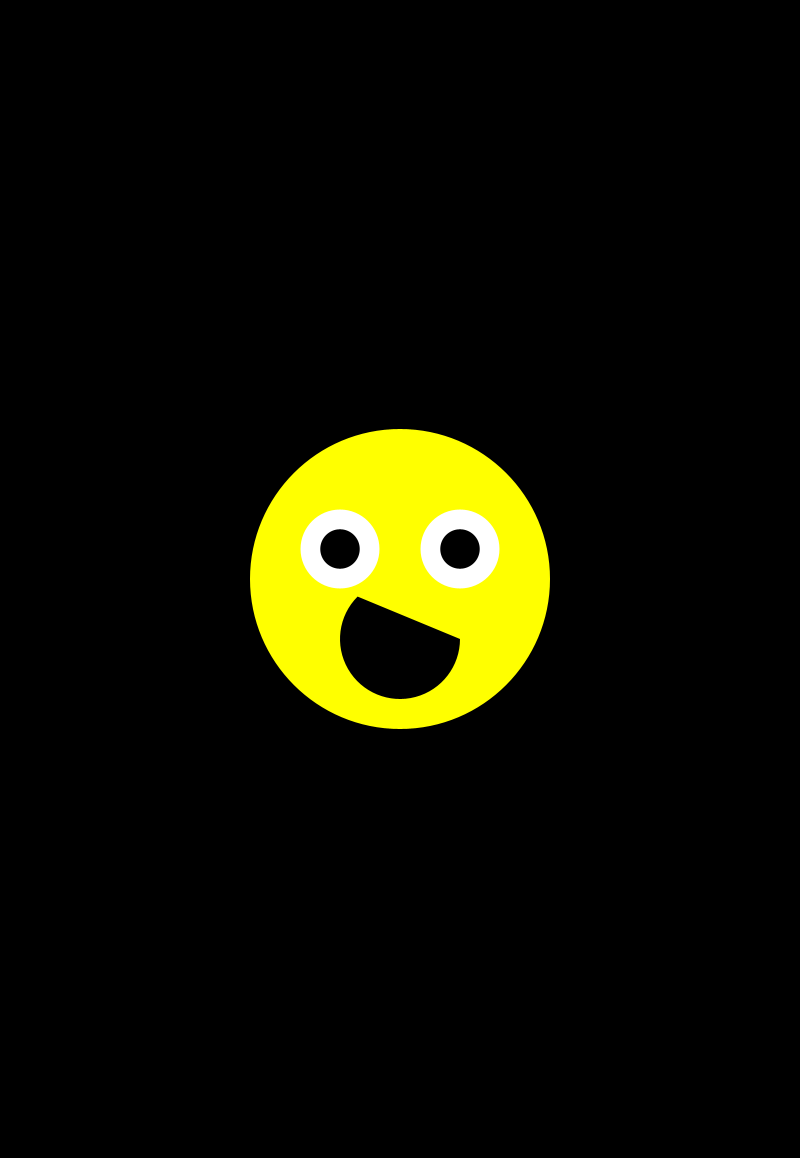
Frame 1 (no input)
Frame 60 (the mouse pressed at the canvas centre just before this capture): identical to frame 1, image omitted
Frame 120 (the mouse held since frame 60 and released just before this capture): identical to frame 1, image omitted

The Processing sketch that drew this single still picture (run headless with seeded random() and noise(); from frame 60 on, the mouse is pressed at the canvas centre):

// Processing sketch: emoji
// ── emoji.pde
// The little emoji face moves with the mouse. bv

//colors
color yellow = color(255,255,0);
color white = color(255,255,255);
color black = color(0,0,0);
//face properties
float face_diameter = 300;
float eye_diameter = face_diameter/3.8;
float face_locationX, face_locationY;

void settings(){
  size(displayWidth/2, displayHeight - displayHeight/28);
}
void setup(){
  background(0);
}
void draw(){
  background(0);
  getFaceLocation();
  drawFace(face_locationX, face_locationY, face_diameter, eye_diameter);
}

boolean MouseIsOnScreen(){
  if (mouseX > 1 && mouseX < width - 1 && 
      mouseY > 1 && mouseY < height - 1)
  {return true;}
  else{return false;}
}
void getFaceLocation(){
  if (MouseIsOnScreen()){
    face_locationX = mouseX;
    face_locationY = mouseY;
  }
  else{
    face_locationX = width/2;
    face_locationY = height/2;
  }
}

void drawFace(float face_locationX, float face_locationY, 
              float face_diameter, float eye_diameter)
{ 
  fill(yellow);
  noStroke();
  //face
  ellipse(face_locationX, face_locationY, face_diameter, face_diameter);
  //eyes
  fill(white);
  //left eye
  ellipse(face_locationX - face_diameter/5, 
          face_locationY - face_diameter/10, 
          eye_diameter, eye_diameter);
  fill(black);
  ellipse(face_locationX - face_diameter/5, 
          face_locationY - face_diameter/10, 
          eye_diameter/2, eye_diameter/2);
  //right eye
  fill(white);
  ellipse(face_locationX + face_diameter/5, 
          face_locationY - face_diameter/10, 
          eye_diameter, eye_diameter);
  fill(black);
  ellipse(face_locationX + face_diameter/5, 
          face_locationY - face_diameter/10, 
          eye_diameter/2, eye_diameter/2);
  //mouth
  noStroke();
  arc(face_locationX,
      face_locationY + face_diameter/5,
      face_diameter/2.5,
      face_diameter/2.5, 
      0, PI+QUARTER_PI, OPEN);
}
